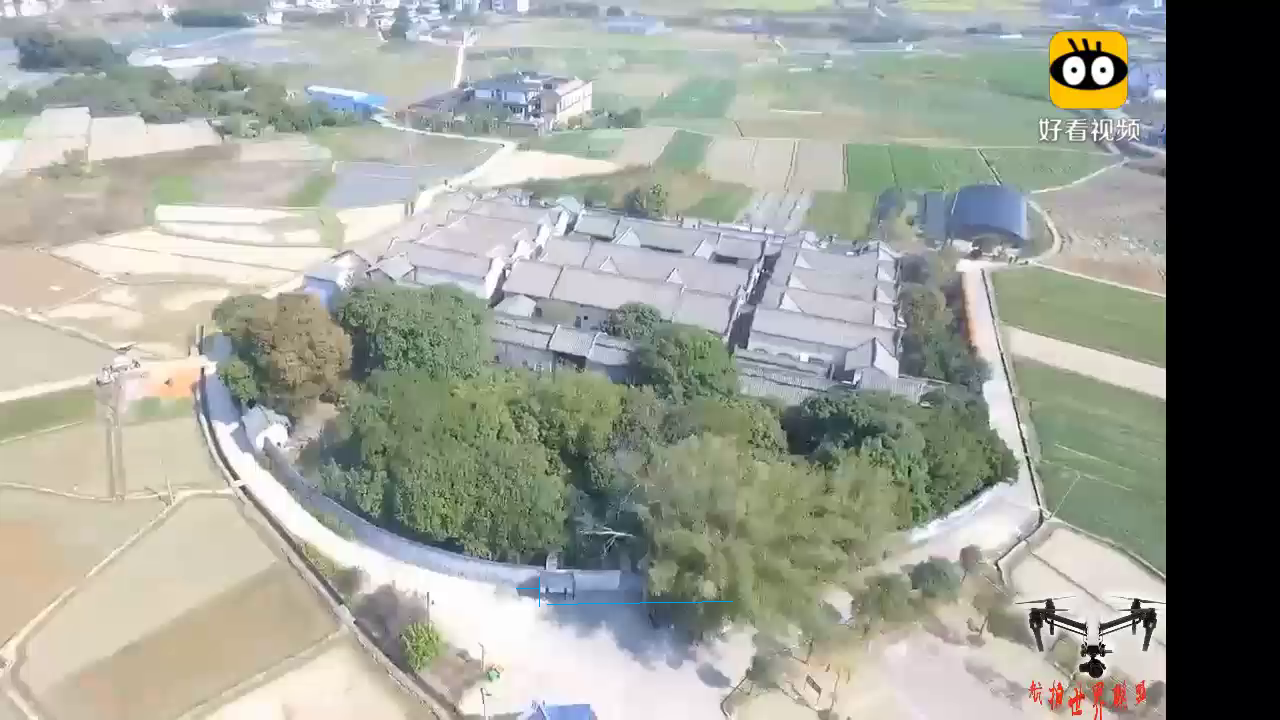
#> input picture result/question 4/1050.png, 1280 x 720 px, given in place of img3.png, which was not available
$ python tijiao.py   (Python 2 division)
#> lines starting #> are read from the running program, lines starting #| are printed output that depends on the picture; after the words box and inside, x2 and y2 are one past the last pixel; in counts of white or black regions, pixels touching at a corner belong together; long printed decimals are rounded; pictures that were not available may be replaced by others from this repository, and a replacement may not be noted
import numpy as np
import math
import cv2
from math import cos, pi, sin

def tuple_toint(point):
    #绘图前需要整数
    return (int(point[0]), int(point[1]))

def get_crosspoint(line1,line2):
    #求取相交点  line输入样例格式(x,y)
    xdiff = (line1[0][0] - line1[1][0], line2[0][0] - line2[1][0])
    ydiff = (line1[0][1] - line1[1][1], line2[0][1] - line2[1][1]) #Typo was here

    def det(a, b):
        return a[0] * b[1] - a[1] * b[0]

    div = det(xdiff, ydiff)
    if div == 0:
       raise Exception('lines do not intersect')

    d = (det(*line1), det(*line2))
    x = det(d, xdiff) / div
    y = det(d, ydiff) / div
    return (x, y)


def get_crossline(dian):
    #求灭线
    line1 = (dian[0],dian[1])
    line2 = (dian[2],dian[3])
    crosspoint1 = get_crosspoint(line1, line2)

    line3 = (dian[0],dian[3])
    line4 = (dian[1],dian[2])
    crosspoint2 = get_crosspoint(line3, line4)
    return crosspoint1,crosspoint2

def get_tuple_int(point):
    return ( int(point[0]), int(point[1]) )

# [103 lines left out: functions compute_distance, getAngle, get_point_inline, get_pointer_rad, get_pointer_rad2, not called in this run]
def add_tuple(point1, point2):
    return (point1[0] + point2[0], point1[1] + point2[1])


#直线的垂直向量
def  get_vertical_vector(point1,point2):
    vector = (point1[0] - point2[0] , point1[1] - point2[1])
    if vector[0] == 0:
        vertical_vector = (1,0)
    else:
        vertical_vector = (-vector[1]/vector[0], 1)
    return vertical_vector

#计算三角形垂心
# [7 lines left out: function get_perpendicular_center, not called in this run]

#得到垂足点
def get_pedal_point(line,point):
    vertical_vector = get_vertical_vector(line[0], line[1])
    line_v = (point, add_tuple(point, vertical_vector))
    return get_crosspoint(line,line_v)


def compute_distance(point1, point2):
    (x1, y1) = point1
    (x2, y2) = point2
    d = np.sqrt(np.square(x1-x2) + np.square(y1-y2))
    return d

#计算交并比
def cross_ratio(c1, c2, c3, c4):
    cr = (compute_distance(c1, c3) * compute_distance(c2, c4)) / (compute_distance(c2, c3) * compute_distance(c1, c4))
    return cr
#计算交并比
def cross_ratio_v(x1, x2, x3, v):
    cr = (compute_distance(x1, x2) * compute_distance(x3, v)) / (compute_distance(x1, x3) * compute_distance(x2, v))
    return cr

def cross_ratio_4point_v(x1, x2 , x3, x4 , v ,distance ):
    #已经知道x1,x2,求x3,x4
    cr1 = cross_ratio_v(x1, x2, x3, v)
    x1_x2 = distance
    x1_x3 = x1_x2 / cr1
    cr2 = cross_ratio_v(x3, x4, x1, v)
    x3_x4 = x1_x3 / cr2
    return cr1,cr2,x3_x4

# [69 lines left out: function solve_height_demo, not called in this run]


def solve_figure_demo():

    img1 = cv2.imread('../img/img3.png')
#> img1 is the input picture: shape (720, 1280, 3); mean B, G, R 151, 160.4, 157.6


    point_door = [[76, 518], [83, 583], [114, 584] ,[108, 519]]
    point_baluster = [[76, 518], [83, 583], [114, 584] ,[108, 519]]

    #垂直面点
    dian4_v1 = point_door
    src1 = np.float32(dian4_v1).reshape(-1, 1, 2)
    for i in range(4):
        cv2.putText(img1, 'v1_{}'.format(i), (src1[i][0][0], src1[i][0][1]), cv2.FONT_HERSHEY_COMPLEX, 1, (255, 255, 0),
                    1)
        img1 = cv2.circle(img1, (src1[i][0][0], src1[i][0][1]), 20, (0, 0, 255), -1)
#> this loop made 4 passes
#> pass 1, in solve_figure_demo, `img1 = cv2.circle(img1, (src1[i][0][0], src1[i][0][1]), 20, (0, 0, 255..`:
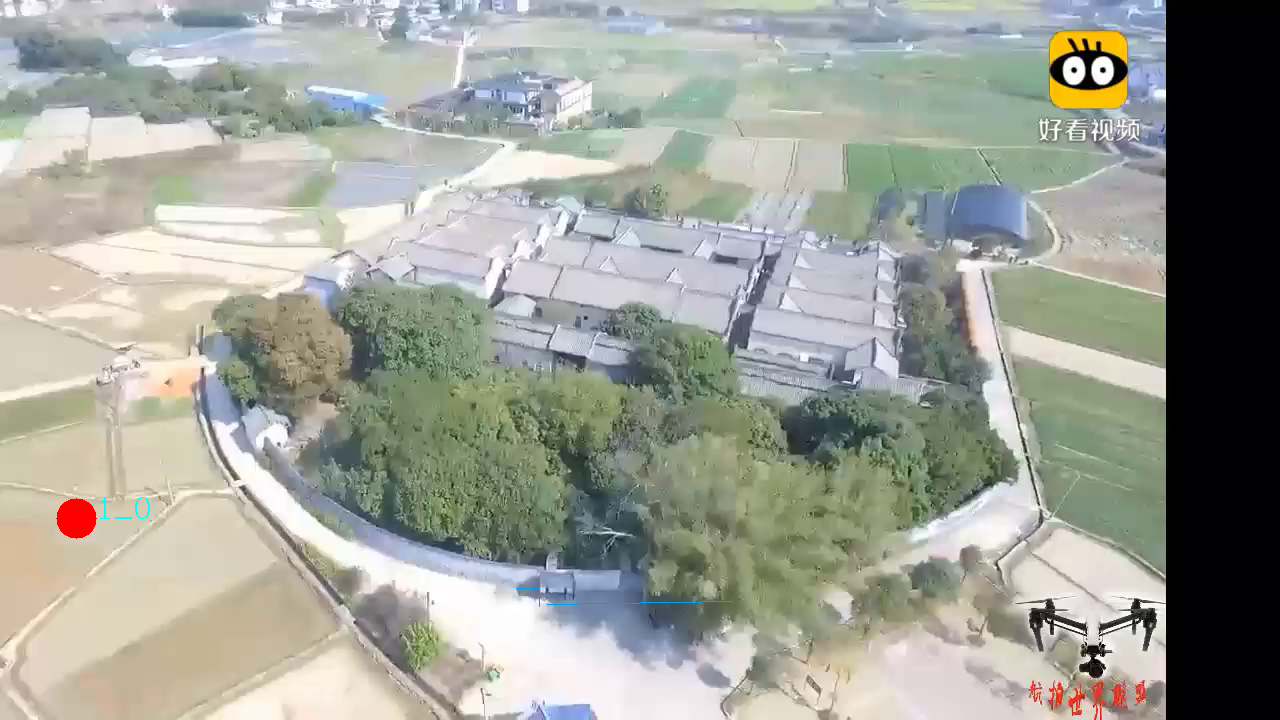
#> img1: shape (720, 1280, 3); 0.16% of pixels changed, all inside (x1, y1, x2, y2) = (56, 497, 150, 539)
#> pass 3, in solve_figure_demo, `img1 = cv2.circle(img1, (src1[i][0][0], src1[i][0][1]), 20, (0, 0, 255..`:
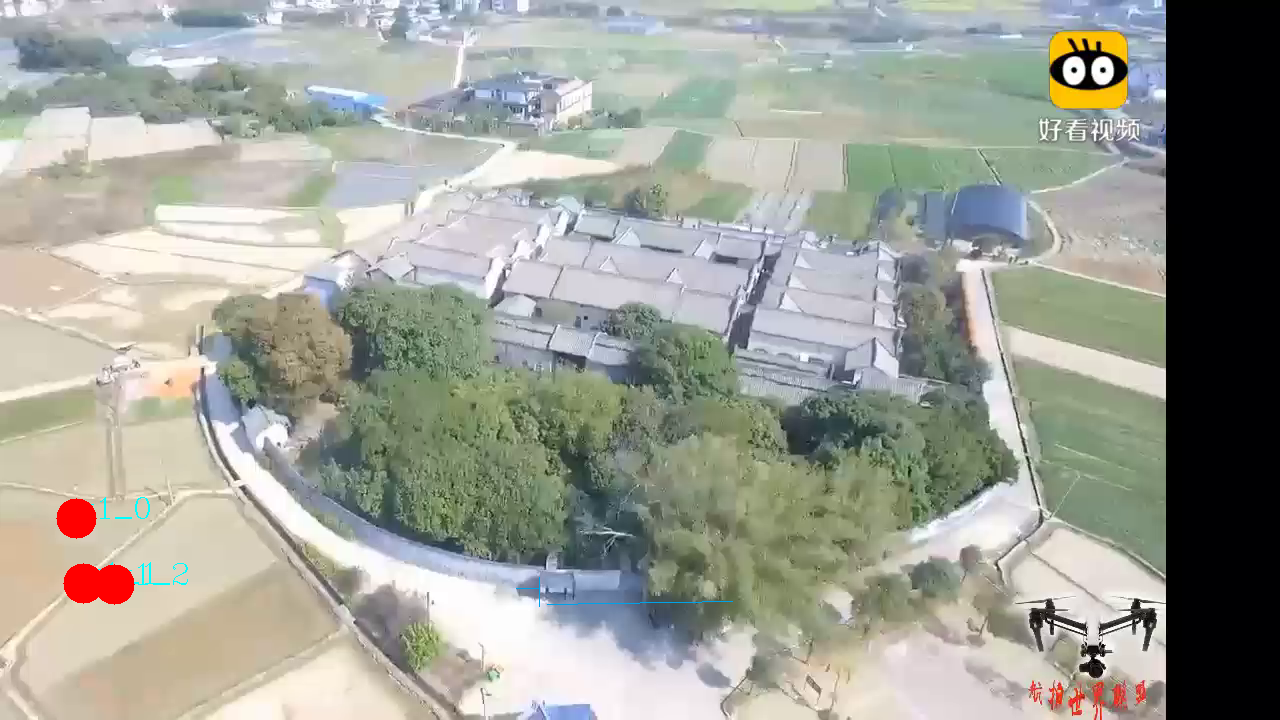
#> img1: shape (720, 1280, 3); mean B, G, R 150.4, 159.6, 157.7
#> after the loop:
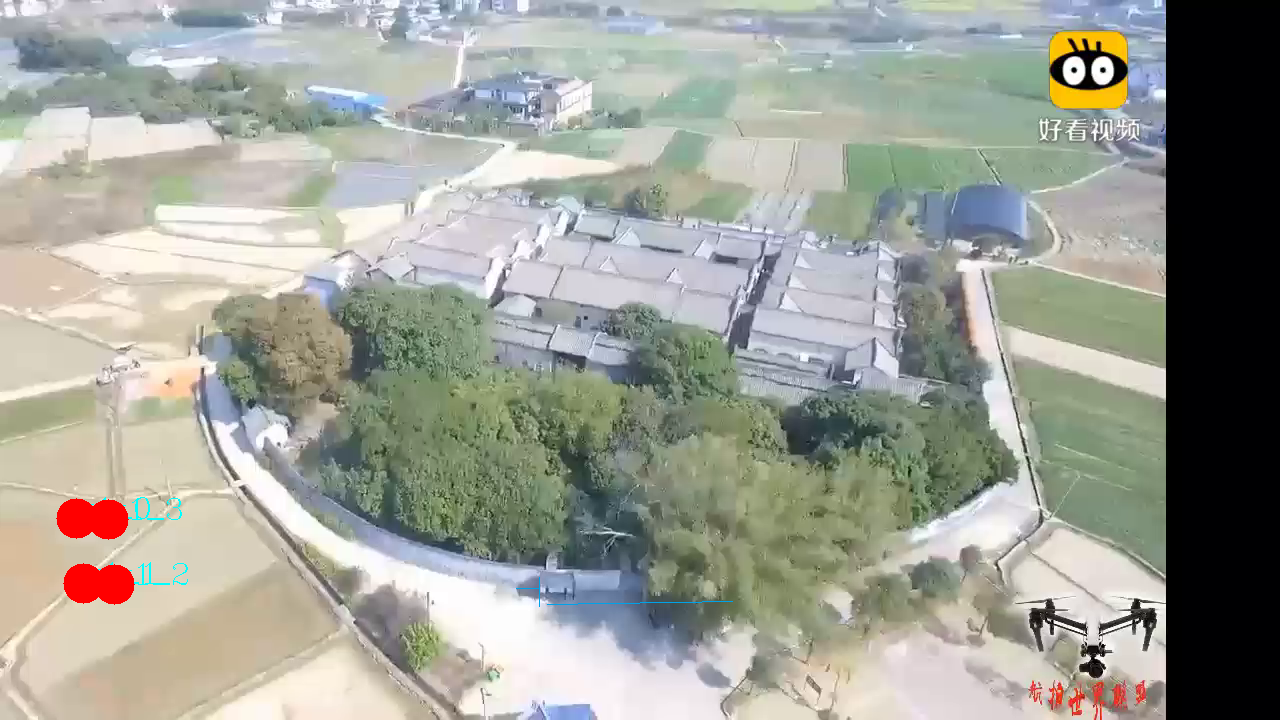
#> img1: shape (720, 1280, 3); 0.14% of pixels changed, all inside (x1, y1, x2, y2) = (92, 498, 182, 540)

    line1 = (dian4_v1[0],dian4_v1[1])
    line2 = (dian4_v1[2],dian4_v1[3])
    crosspoint1_v1 = get_crosspoint(line1, line2)
    print('crosspoint1',crosspoint1_v1)
    crosspoint1_int_v1 = (int(crosspoint1_v1[0]),int(crosspoint1_v1[1]))
    img1 = cv2.circle(img1, (int(crosspoint1_v1[0]),int(crosspoint1_v1[1])), 20, (255, 0, 0), -1)

    line3 = (dian4_v1[0],dian4_v1[3])
    line4 = (dian4_v1[1],dian4_v1[2])
    crosspoint2_v1 = get_crosspoint(line3, line4)
    crosspoint2_int_v1 = (int(crosspoint2_v1[0]), int(crosspoint2_v1[1]))
    print('crosspoint2',crosspoint2_v1)
    img1 = cv2.circle(img1, (int(crosspoint2_v1[0]), int(crosspoint2_v1[1])), 20, (255, 0, 0), -1)

    #垂直面点2
    dian4_v2 = point_baluster
    src1 = np.float32(dian4_v2).reshape(-1, 1, 2)
    for i in range(4):
        cv2.putText(img1, 'h_{}'.format(i), (src1[i][0][0], src1[i][0][1]), cv2.FONT_HERSHEY_COMPLEX, 1, (255, 255, 0),
                    1)
        img1 = cv2.circle(img1, (src1[i][0][0], src1[i][0][1]), 20, (0, 0, 255), -1)
#> img1: shape (720, 1280, 3); mean B, G, R 150.2, 159.4, 157.6

    crosspoint1_v2,crosspoint2_v2 = get_crossline(dian4_v2)
    crosspoint1_v2_int = (int(crosspoint1_v2[0]), int(crosspoint1_v2[1]))
    crosspoint2_v2_int = (int(crosspoint2_v2[0]), int(crosspoint2_v2[1]))
    img1 = cv2.circle(img1, crosspoint1_v2_int, 20, (255, 255, 0), -1)
    img1 = cv2.circle(img1, crosspoint2_v2_int, 20, (255, 255, 0), -1)
    print('crosspoint_v2:',crosspoint1_v2,crosspoint2_v2)

    dian4_v2 = point_baluster
    src1 = np.float32(dian4_v2).reshape(-1, 1, 2)
    for i in range(4):
        img1 = cv2.circle(img1, (src1[i][0][0], src1[i][0][1]), 20, (0, 0, 255), -1)

    crosspoint1_v2,crosspoint2_v2 = get_crossline(dian4_v2)
    crosspoint1_v2_int = (int(crosspoint1_v2[0]), int(crosspoint1_v2[1]))
    crosspoint2_v2_int = (int(crosspoint2_v2[0]), int(crosspoint2_v2[1]))
    img1 = cv2.circle(img1, crosspoint1_v2_int, 20, (255, 255, 0), -1)
    img1 = cv2.circle(img1, crosspoint2_v2_int, 20, (255, 255, 0), -1)
    print('crosspoint_v2:',crosspoint1_v2,crosspoint2_v2)

    #水平面点
    dian4_h = [[660, 1226], [795, 1360], [1124, 1364], [944, 1231]]
    src1 = np.float32(dian4_h).reshape(-1, 1, 2)
    for i in range(4):
        img1 = cv2.circle(img1, (src1[i][0][0], src1[i][0][1]), 20, (0, 0, 255), -1)

    crosspoint1_h,crosspoint2_h = get_crossline(dian4_h)
    crosspoint1_h_int = (int(crosspoint1_h[0]), int(crosspoint1_h[1]))
    crosspoint2_h_int = (int(crosspoint2_h[0]), int(crosspoint2_h[1]))
    img1 = cv2.circle(img1, crosspoint1_h_int, 20, (255, 255, 0), -1)
    img1 = cv2.circle(img1, crosspoint2_h_int, 20, (255, 255, 0), -1)
    print('crosspoint_v2:',crosspoint1_h,crosspoint2_h)

    line_cross_v1 = (crosspoint1_v1, crosspoint2_v1)
    line_cross_v2 = (crosspoint1_v2,crosspoint2_v2)

    point_mid_img = (int(img1.shape[1] / 2), int(img1.shape[0] / 2))
    print('point_mid_img:', point_mid_img)
#| point_mid_img: (640, 360)
    img1 = cv2.circle(img1, (point_mid_img[0], point_mid_img[1]), 40, (255, 0, 255), -1)

    line_cross_h = (crosspoint1_h,crosspoint2_h)
    point_mid_img_cross = get_pedal_point(line_cross_h, point_mid_img)
    img1 = cv2.circle(img1, (int(point_mid_img_cross[0]), int(point_mid_img_cross[1])), 40, (255, 0, 255), -1)
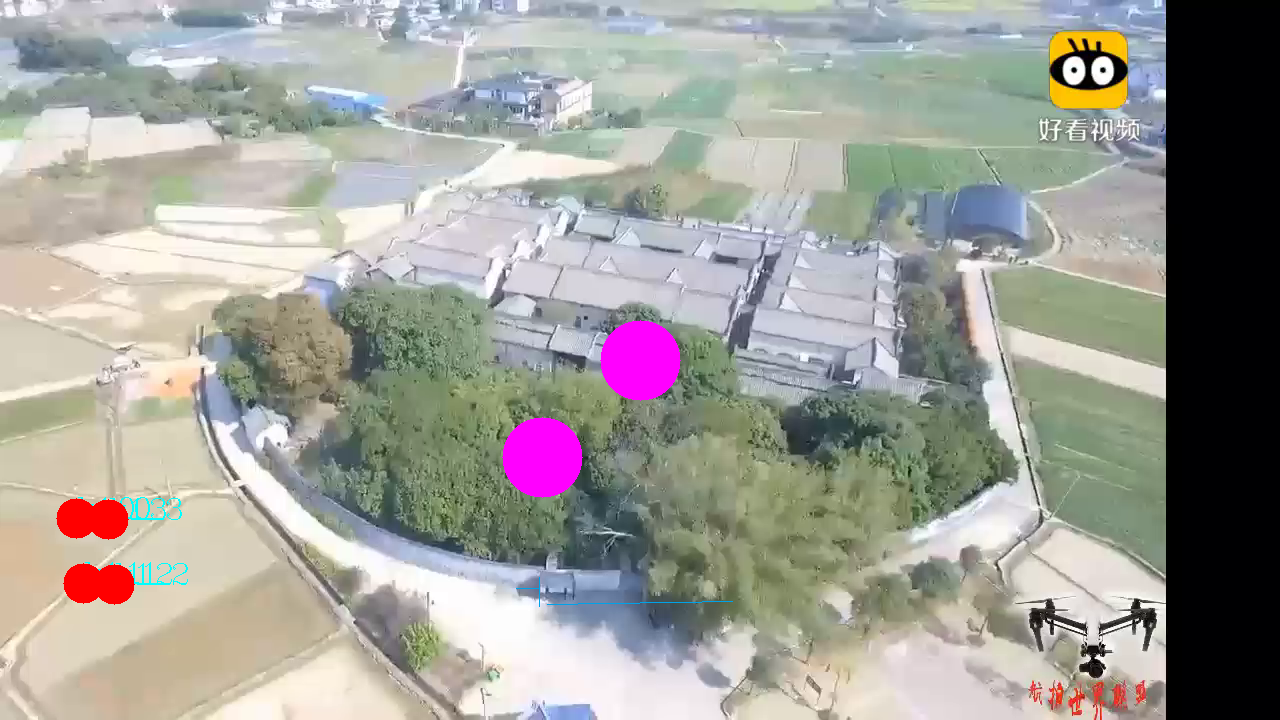
#> img1: shape (720, 1280, 3); mean B, G, R 151.8, 158, 159.2
    line_main = (point_mid_img_cross,point_mid_img)
    point_camera_projection = get_crosspoint(line_main, line_cross_v1)
    print('point_camera_projection:',point_camera_projection)
#| point_camera_projection: (-1500, 2478)
    point_camera_projection = get_crosspoint(line_main, line_cross_v2)
    print('point_camera_projection:',point_camera_projection)
#| point_camera_projection: (-1500, 2478)

    #已知矩形，求取任意2点距离
    point_b = point_camera_projection
    point_a = (413,709)
    line_ab = (point_a,point_b)

    point_rect1 = (1242, 1139)
    point_rect2 = (1159, 1072)
    point_rect3 = (1205, 1229)
    point_rect4 = (1116, 1144)

    img1 = cv2.circle(img1, point_rect1, 20, (0, 0, 255), -1)
    img1 = cv2.circle(img1, point_rect2, 20, (0, 0, 255), -1)
    img1 = cv2.circle(img1, point_rect3, 20, (0, 0, 255), -1)
    img1 = cv2.circle(img1, point_rect4, 20, (0, 0, 255), -1)

    cv2.putText(img1, 'p1', point_rect1 ,cv2.FONT_HERSHEY_COMPLEX, 3,  (255, 255, 0), 5)
    cv2.putText(img1, 'p2', point_rect2, cv2.FONT_HERSHEY_COMPLEX, 3, (255, 255, 0), 5)
    cv2.putText(img1, 'p3', point_rect3, cv2.FONT_HERSHEY_COMPLEX, 3, (255, 255, 0), 5)
    cv2.putText(img1, 'p4', point_rect4, cv2.FONT_HERSHEY_COMPLEX, 3, (255, 255, 0), 5)

    line24_rect = (point_rect2, point_rect4)
    vp24 = get_crosspoint(line24_rect, line_cross_h)
    line21_rect = (point_rect2, point_rect1)
    vp21 = get_crosspoint(line21_rect, line_cross_h)


    point_b1 = get_crosspoint(line_ab, line24_rect)
    point_b2 = get_crosspoint(line_ab, line21_rect)
    print('point_b1 point_b2:',point_b1,point_b2)
#| point_b1 point_b2: (2563, -1280) (551, 581)

    #在line24上线段point_b1 point_rect2 point_rect4
    cr = cross_ratio_v(x1=point_rect2, x2=point_b1, x3=point_rect4, v = vp24)
    dis = 0.9
    distance_b1_2 = dis * cr
    #在line34上线段point_b2 point_rect3 point_rect4
    cr = cross_ratio_v(x1=point_rect2, x2=point_b2, x3=point_rect1, v=vp21)
    cr2 = cross_ratio_v(x1=point_rect2, x2=point_rect1, x3=point_b2, v=vp21)
    print(cr,cr2,1/cr)
#| 38.444 0.02601 0.02601
    dis = 0.9
    distance_b2_2 = dis * cr
    disrance_b1_b2 = np.sqrt(np.square(distance_b1_2)+np.square(distance_b2_2))

    dis = disrance_b1_b2
    print('disrance_b1_b2:',disrance_b1_b2)
#| disrance_b1_b2: 36.168
    vp_ab = get_crosspoint(line_ab, line_cross_h)
    cr1,cr2,x3_x4 = cross_ratio_4point_v(x1 = point_b1, x2=point_b2, x3=point_a, x4=point_b, v = vp_ab ,distance =dis)
    print('cr1*cr2',cr1*cr2,x3_x4)
#| cr1*cr2 1.510 23.948
    disrance_ab = dis/cr1/cr2
    print('disrance_ab:',disrance_ab,cr1,cr2)
#| disrance_ab: 23.948 1.960 0.7705


    cv2.namedWindow('img1', 0)
    cv2.imshow( "img1", img1 )
    cv2.waitKey(0)
    cv2.destroyAllWindows()


if __name__ == '__main__':
    solve_figure_demo()  #求解图三

    #solve_height_demo()  #求解飞机高度
